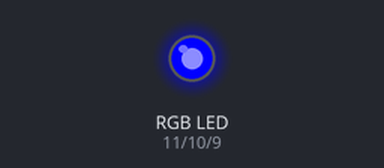
Simulated run of this sketch. Board: Arduino Uno, built with avr-gcc and run on an emulated ATmega328P. Parts: an RGB LED mixed from three pins (HIGH = lit).

Above: at 0.05 s.
At 3.75 s:
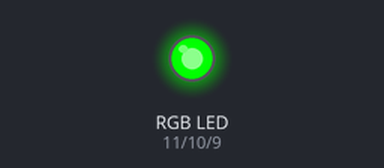
At 5.0 s:
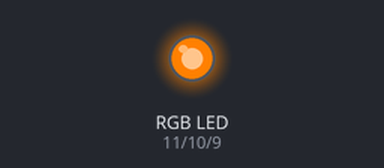
At 7.45 s:
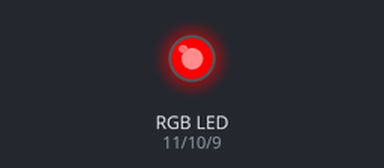
Timing chart, 0 to 9.8 s (numbered marks = the images above):
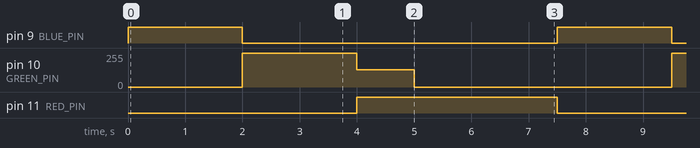

Measured:
- by itself, pin 9 (BLUE_PIN): alternates HIGH for 2.0 s and LOW for 5.5 s
- by itself, pin 10 (GREEN_PIN): repeats every 7.5 s: 128/255 1.0 s, 0/255 4.5 s, 255/255 2.0 s
- by itself, pin 11 (RED_PIN): alternates HIGH for 3.5 s and LOW for 4.0 s

The sketch:

3Color_LED_2.ino
```cpp
#define RED_PIN 11
#define GREEN_PIN 10
#define BLUE_PIN 9

void setup() {
  // put your setup code here, to run once:
  pinMode(RED_PIN, OUTPUT);
  pinMode(GREEN_PIN, OUTPUT);
  pinMode(BLUE_PIN, OUTPUT);
}

void loop() {
  // put your main code here, to run repeatedly:
  for(int di = 60; di<90; di+=2){
    if(di >= 80){
      colorPrint(255,0,0);
    }
    else if(di >= 75){
      colorPrint(255,128,0);
    }
     else if(di >= 68){
      colorPrint(0,255,0);
    }
    else {
      colorPrint(0,0,255);
    }
    delay(500);
}
}
void colorPrint(int redValue, int greenValue, int blueValue) // 색깔을 출력하는 함수 정의
{
  analogWrite(RED_PIN, redValue);
  analogWrite(GREEN_PIN, greenValue);
  analogWrite(BLUE_PIN, blueValue);
}
```
